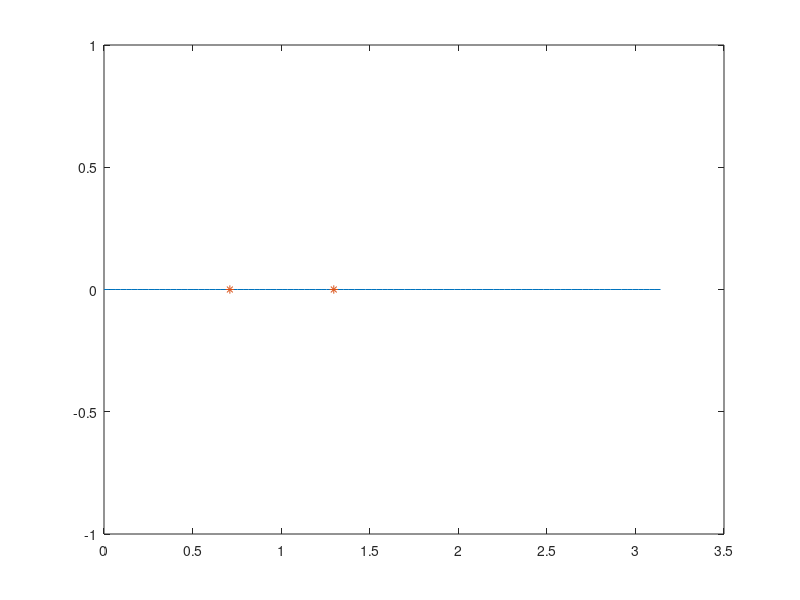

This chart was generated by the following MATLAB code:
k1= [pi/3];
k2=[0.7105, 1.2972];
k3=[];

kv=k2;

xx=[0:pi/100:pi];
plot(xx,zeros(length(xx),1));hold on;

plot(kv,zeros(length(kv),1),'*')
